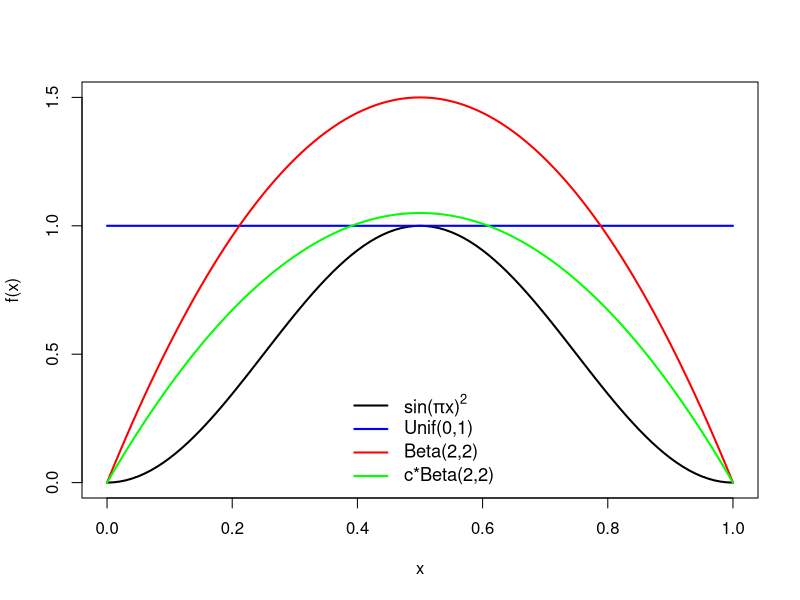
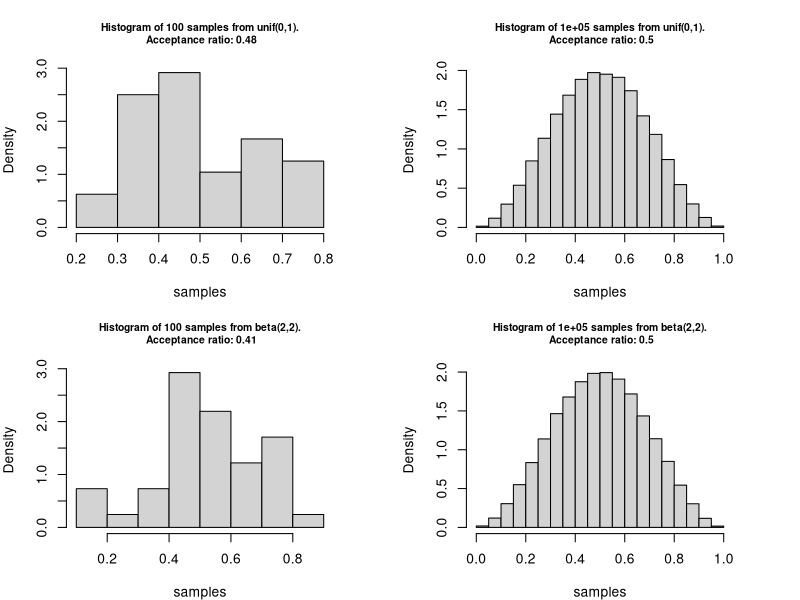
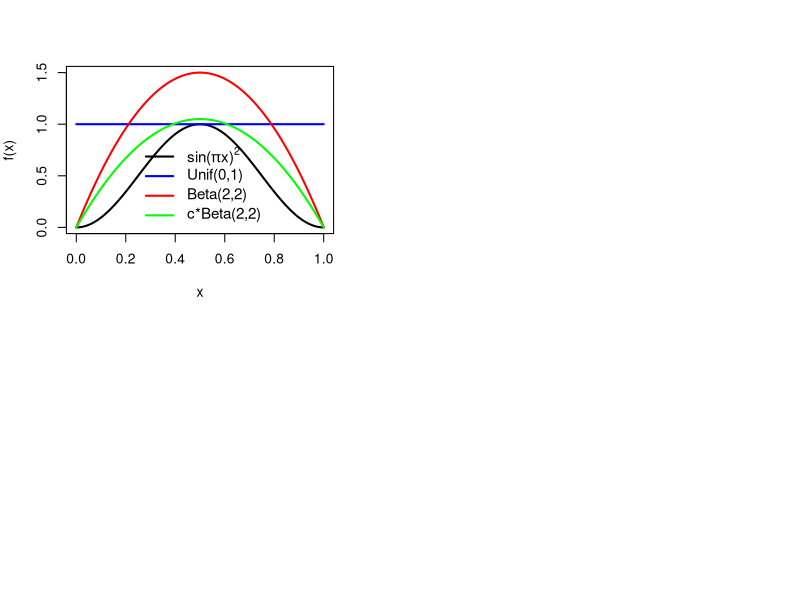
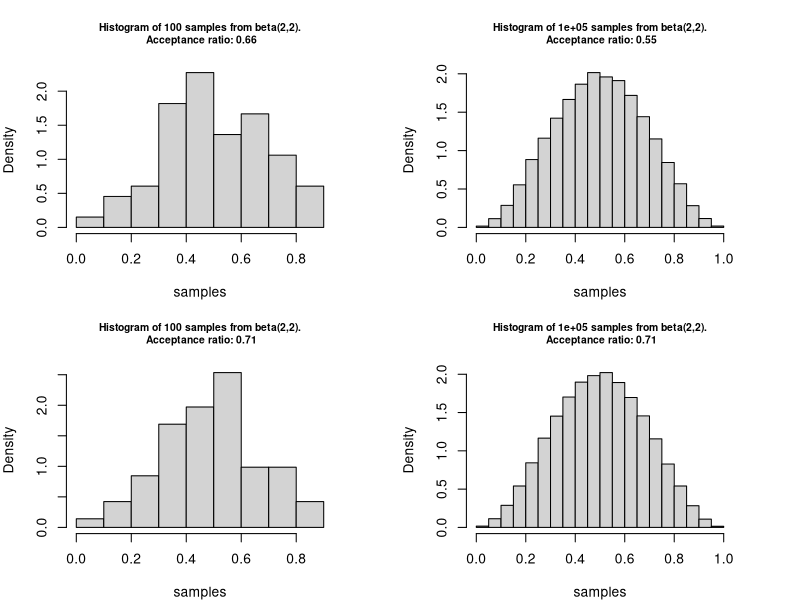

Recreate these plots in R, in order.
## ---- chunk 1
knitr::opts_chunk$set(echo = TRUE)
## ---- chunk 2
set.seed(1)

fx <- function(x) {
  return(sin(pi*x)^2)
}

x <- seq(0, 1, by=0.01)

plot(fx, xlim=c(0,1), ylim=c(0,1.5), ylab="f(x)", lwd=2)
curve(dunif, add = TRUE, col= "blue", lwd=2)
curve(dbeta(x,2,2), add=TRUE, col="red", lwd=2)
curve(0.7*dbeta(x,2,2), add=TRUE, col="green", lwd=2)
legend("bottom", legend=c(expression(paste("sin(",pi,"x)"^"2")), "Unif(0,1)","Beta(2,2)", "c*Beta(2,2)"), col=c("black","blue","red","green"), lty=c(1,1,1,1), bty= "n", cex=1.1, lwd=2)

## ---- chunk 3
sim_fun <- function(f, envelope = "unif", par1 = 0, par2 = 1, n = 10^2, plot = TRUE){
  
  # Store functions for generating a random sample and
  # for calculating the likelihood of that sample
  r_envelope <- match.fun(paste0("r", envelope))
  d_envelope <- match.fun(paste0("d", envelope))
  proposal <- r_envelope(n, par1, par2)
  density_ratio <- f(proposal) / d_envelope(proposal, par1, par2)
  
  # Should this be changed? It seems like this should be changed
  # so the acceptance is only kept if the value is less than the
  # density ratio.
  samples <- proposal[runif(n) < density_ratio]
  acceptance_ratio <- length(samples) / n
  if (plot) {
    hist(samples, probability = TRUE, 
         main = paste0("Histogram of ", 
                       n, " samples from ", 
                       envelope, "(", par1, ",", par2,
                       ").\n Acceptance ratio: ",
                       round(acceptance_ratio,2)), 
                       cex.main = 0.75)
  }
  list(x = samples, acceptance_ratio = acceptance_ratio)
}

par(mfrow = c(2,2), mar = rep(4, 4))
unif_1 <- sim_fun(fx, envelope = "unif", par1 = 0, par2 = 1, n = 10^2) 
unif_2 <- sim_fun(fx, envelope = "unif", par1 = 0, par2 = 1, n = 10^5)
# ATTN: You will need to add in the Beta(2,2) densities on your own to finish task 4.
beta_1 <- sim_fun(fx, envelope = "beta", par1 = 2, par2 = 2, n = 10^2)
beta_1 <- sim_fun(fx, envelope = "beta", par1 = 2, par2 = 2, n = 10^5)

## ---- chunk 4

set.seed(1)

fx <- function(x) {
  return(sin(pi*x)^2)
}

x <- seq(0, 1, by=0.01)

plot(fx, xlim=c(0,1), ylim=c(0,1.5), ylab="f(x)", lwd=2)
curve(dunif, add = TRUE, col= "blue", lwd=2)
curve(dbeta(x,2,2), add=TRUE, col="red", lwd=2)
curve(0.7*dbeta(x,2,2), add=TRUE, col="green", lwd=2)
legend("bottom", legend=c(expression(paste("sin(",pi,"x)"^"2")), "Unif(0,1)","Beta(2,2)", "c*Beta(2,2)"), col=c("black","blue","red","green"), lty=c(1,1,1,1), bty= "n", cex=1.1, lwd=2)

## ---- chunk 5
# Update this function to include a constant C for improving the estimate.
sim_fun <- function(f, c=1, envelope = "unif", par1 = 0, par2 = 1, n = 10^2, plot = TRUE){
  
  # Store functions for generating a random sample and
  # for calculating the likelihood of that sample
  r_envelope <- match.fun(paste0("r", envelope))
  
  # Add in the C multiplier
  d_envelope <- match.fun(paste0("d", envelope))
  proposal <- r_envelope(n, par1, par2)
  density_ratio <- f(proposal) / d_envelope(proposal, par1, par2)
  
  # Should this be changed? It seems like this should be changed
  # so the acceptance is only kept if the value is less than the
  # density ratio.
  samples <- proposal[runif(n,0,c) < density_ratio]
  acceptance_ratio <- length(samples) / n
  if (plot) {
    hist(samples, probability = TRUE, 
         main = paste0("Histogram of ", 
                       n, " samples from ", 
                       envelope, "(", par1, ",", par2,
                       ").\n Acceptance ratio: ",
                       round(acceptance_ratio,2)), 
                       cex.main = 0.75)
  }
  list(x = samples, acceptance_ratio = acceptance_ratio)
}

par(mfrow = c(2,2), mar = rep(4, 4))
beta_1 <- sim_fun(fx, c=0.9, envelope = "beta", par1 = 2, par2 = 2, n = 10^2)
beta_1 <- sim_fun(fx, c=0.9, envelope = "beta", par1 = 2, par2 = 2, n = 10^5)
# ATTN: You will need to add in the Beta(2,2) densities on your own to finish task 4.
beta_1 <- sim_fun(fx, c=0.7, envelope = "beta", par1 = 2, par2 = 2, n = 10^2)
beta_1 <- sim_fun(fx, c=0.7, envelope = "beta", par1 = 2, par2 = 2, n = 10^5)


